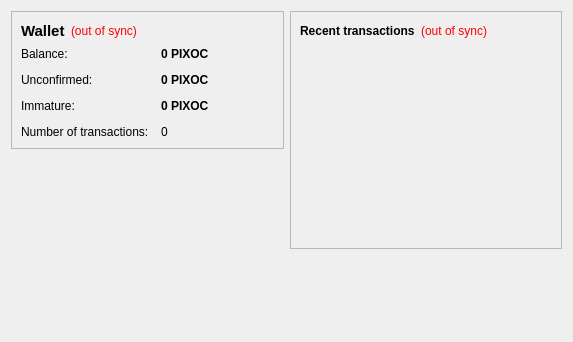
<?xml version="1.0" encoding="UTF-8"?>
<ui version="4.0">
 <class>OverviewPage</class>
 <widget class="QWidget" name="OverviewPage">
  <property name="geometry">
   <rect>
    <x>0</x>
    <y>0</y>
    <width>573</width>
    <height>342</height>
   </rect>
  </property>
  <property name="windowTitle">
   <string>Form</string>
  </property>
  <layout class="QHBoxLayout" name="horizontalLayout" stretch="1,1">
   <item>
    <layout class="QVBoxLayout" name="verticalLayout_2">
     <item>
      <widget class="QFrame" name="frame">
       <property name="frameShape">
        <enum>QFrame::StyledPanel</enum>
       </property>
       <property name="frameShadow">
        <enum>QFrame::Raised</enum>
       </property>
       <layout class="QVBoxLayout" name="verticalLayout_4">
        <item>
         <layout class="QHBoxLayout" name="horizontalLayout_4">
          <item>
           <widget class="QLabel" name="label_5">
            <property name="font">
             <font>
              <pointsize>11</pointsize>
              <weight>75</weight>
              <bold>true</bold>
             </font>
            </property>
            <property name="text">
             <string>Wallet</string>
            </property>
           </widget>
          </item>
          <item>
           <widget class="QLabel" name="labelWalletStatus">
            <property name="toolTip">
             <string>The displayed information may be out of date. Your wallet automatically synchronizes with the PixoCash network after a connection is established, but this process has not completed yet.</string>
            </property>
            <property name="styleSheet">
             <string notr="true">QLabel { color: red; }</string>
            </property>
            <property name="text">
             <string notr="true">(out of sync)</string>
            </property>
            <property name="alignment">
             <set>Qt::AlignLeading|Qt::AlignLeft|Qt::AlignVCenter</set>
            </property>
           </widget>
          </item>
          <item>
           <spacer name="horizontalSpacer_2">
            <property name="orientation">
             <enum>Qt::Horizontal</enum>
            </property>
            <property name="sizeHint" stdset="0">
             <size>
              <width>40</width>
              <height>20</height>
             </size>
            </property>
           </spacer>
          </item>
         </layout>
        </item>
        <item>
         <layout class="QFormLayout" name="formLayout_2">
          <property name="fieldGrowthPolicy">
           <enum>QFormLayout::AllNonFixedFieldsGrow</enum>
          </property>
          <property name="horizontalSpacing">
           <number>12</number>
          </property>
          <property name="verticalSpacing">
           <number>12</number>
          </property>
          <item row="0" column="0">
           <widget class="QLabel" name="label">
            <property name="text">
             <string>Balance:</string>
            </property>
           </widget>
          </item>
          <item row="0" column="1">
           <widget class="QLabel" name="labelBalance">
            <property name="font">
             <font>
              <weight>75</weight>
              <bold>true</bold>
             </font>
            </property>
            <property name="cursor">
             <cursorShape>IBeamCursor</cursorShape>
            </property>
            <property name="toolTip">
             <string>Your current balance</string>
            </property>
            <property name="text">
             <string notr="true">0 PIXOC</string>
            </property>
            <property name="textInteractionFlags">
             <set>Qt::LinksAccessibleByMouse|Qt::TextSelectableByKeyboard|Qt::TextSelectableByMouse</set>
            </property>
           </widget>
          </item>
          <item row="1" column="0">
           <widget class="QLabel" name="label_3">
            <property name="text">
             <string>Unconfirmed:</string>
            </property>
           </widget>
          </item>
          <item row="1" column="1">
           <widget class="QLabel" name="labelUnconfirmed">
            <property name="font">
             <font>
              <weight>75</weight>
              <bold>true</bold>
             </font>
            </property>
            <property name="cursor">
             <cursorShape>IBeamCursor</cursorShape>
            </property>
            <property name="toolTip">
             <string>Total of transactions that have yet to be confirmed, and do not yet count toward the current balance</string>
            </property>
            <property name="text">
             <string notr="true">0 PIXOC</string>
            </property>
            <property name="textInteractionFlags">
             <set>Qt::LinksAccessibleByMouse|Qt::TextSelectableByKeyboard|Qt::TextSelectableByMouse</set>
            </property>
           </widget>
          </item>
          <item row="3" column="0">
           <widget class="QLabel" name="label_2">
            <property name="text">
             <string>Number of transactions:</string>
            </property>
           </widget>
          </item>
          <item row="3" column="1">
           <widget class="QLabel" name="labelNumTransactions">
            <property name="toolTip">
             <string>Total number of transactions in wallet</string>
            </property>
            <property name="text">
             <string notr="true">0</string>
            </property>
           </widget>
          </item>
          <item row="2" column="0">
           <widget class="QLabel" name="labelImmatureText">
            <property name="text">
             <string>Immature:</string>
            </property>
           </widget>
          </item>
          <item row="2" column="1">
           <widget class="QLabel" name="labelImmature">
            <property name="font">
             <font>
              <weight>75</weight>
              <bold>true</bold>
             </font>
            </property>
            <property name="toolTip">
             <string>Mined balance that has not yet matured</string>
            </property>
            <property name="text">
             <string notr="true">0 PIXOC</string>
            </property>
            <property name="textInteractionFlags">
             <set>Qt::LinksAccessibleByMouse|Qt::TextSelectableByKeyboard|Qt::TextSelectableByMouse</set>
            </property>
           </widget>
          </item>
         </layout>
        </item>
       </layout>
      </widget>
     </item>
     <item>
      <spacer name="verticalSpacer">
       <property name="orientation">
        <enum>Qt::Vertical</enum>
       </property>
       <property name="sizeHint" stdset="0">
        <size>
         <width>20</width>
         <height>40</height>
        </size>
       </property>
      </spacer>
     </item>
    </layout>
   </item>
   <item>
    <layout class="QVBoxLayout" name="verticalLayout_3">
     <item>
      <widget class="QFrame" name="frame_2">
       <property name="frameShape">
        <enum>QFrame::StyledPanel</enum>
       </property>
       <property name="frameShadow">
        <enum>QFrame::Raised</enum>
       </property>
       <layout class="QVBoxLayout" name="verticalLayout">
        <item>
         <layout class="QHBoxLayout" name="horizontalLayout_2">
          <item>
           <widget class="QLabel" name="label_4">
            <property name="text">
             <string>&lt;b&gt;Recent transactions&lt;/b&gt;</string>
            </property>
           </widget>
          </item>
          <item>
           <widget class="QLabel" name="labelTransactionsStatus">
            <property name="toolTip">
             <string>The displayed information may be out of date. Your wallet automatically synchronizes with the PixoCash network after a connection is established, but this process has not completed yet.</string>
            </property>
            <property name="styleSheet">
             <string notr="true">QLabel { color: red; }</string>
            </property>
            <property name="text">
             <string notr="true">(out of sync)</string>
            </property>
            <property name="alignment">
             <set>Qt::AlignRight|Qt::AlignTrailing|Qt::AlignVCenter</set>
            </property>
           </widget>
          </item>
          <item>
           <spacer name="horizontalSpacer">
            <property name="orientation">
             <enum>Qt::Horizontal</enum>
            </property>
            <property name="sizeHint" stdset="0">
             <size>
              <width>40</width>
              <height>20</height>
             </size>
            </property>
           </spacer>
          </item>
         </layout>
        </item>
        <item>
         <widget class="QListView" name="listTransactions">
          <property name="styleSheet">
           <string notr="true">QListView { background: transparent; }</string>
          </property>
          <property name="frameShape">
           <enum>QFrame::NoFrame</enum>
          </property>
          <property name="verticalScrollBarPolicy">
           <enum>Qt::ScrollBarAlwaysOff</enum>
          </property>
          <property name="horizontalScrollBarPolicy">
           <enum>Qt::ScrollBarAlwaysOff</enum>
          </property>
          <property name="selectionMode">
           <enum>QAbstractItemView::NoSelection</enum>
          </property>
         </widget>
        </item>
       </layout>
      </widget>
     </item>
     <item>
      <spacer name="verticalSpacer_2">
       <property name="orientation">
        <enum>Qt::Vertical</enum>
       </property>
       <property name="sizeHint" stdset="0">
        <size>
         <width>20</width>
         <height>40</height>
        </size>
       </property>
      </spacer>
     </item>
    </layout>
   </item>
  </layout>
 </widget>
 <resources/>
 <connections/>
</ui>
